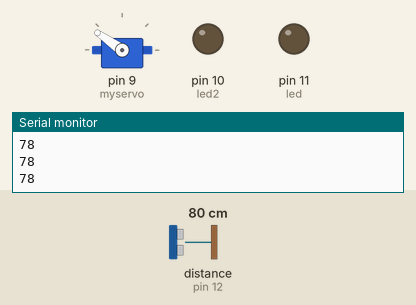
A sketch run on a simulated Arduino Uno, built with avr-gcc and run on an emulated ATmega328P. Shown: servo, output pins drawn as LEDs (lit = HIGH), the last lines printed to the serial monitor. Wiring (inferred from the names in the program): ultrasonic range finder: trigger pin 13; echo pin 12. Inputs (shaded band) come from the test bench; at power-on: distance to the obstacle (sensor on pin 12) 80 cm. The echo pulse lasts 58.3 µs per cm; pins used as bus, display or sensor lines are not drawn.

Above: at 1.2 s.
1.3 s: distance to the obstacle (sensor on pin 12) set to 2 cm
At 2.6 s:
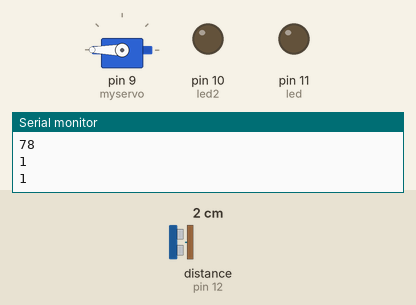
3.1 s: distance to the obstacle (sensor on pin 12) set to 4 cm
At 4.3 s:
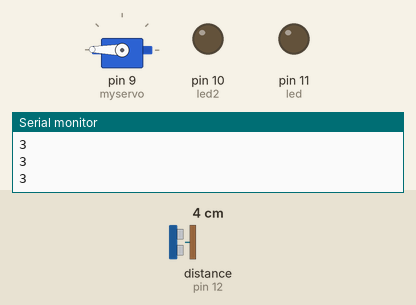
4.6 s: distance to the obstacle (sensor on pin 12) set to 120 cm
At 5.5 s:
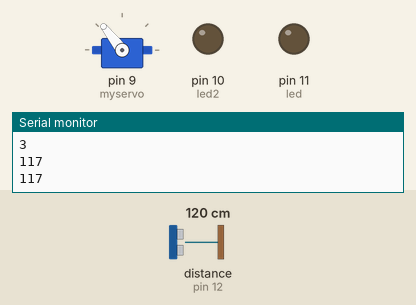
6.2 s: distance to the obstacle (sensor on pin 12) set to 250 cm
At 7.0 s:
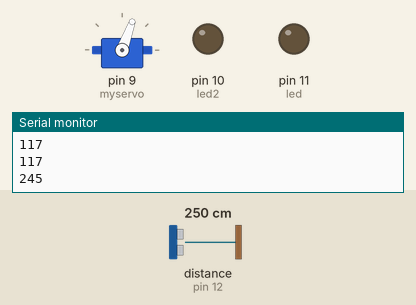
8.0 s: distance to the obstacle (sensor on pin 12) set to 299 cm
At 9.1 s:
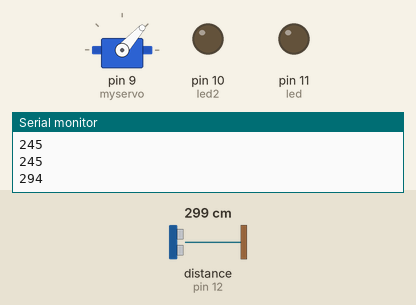
Timing chart, 0 to 11.0 s (numbered marks = the images above; inputs shaded):
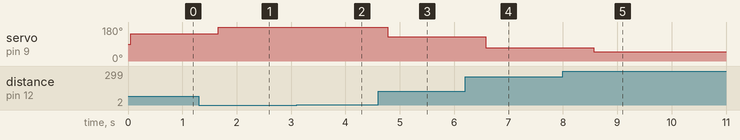

Measured:
- after the input at 1.3 s, servo on pin 9 (myservo): 145° → 180° after 0.36 s
- after the input at 3.1 s, servo on pin 9 (myservo): 180° → 179° after 0.09 s
- after the input at 4.6 s, servo on pin 9 (myservo): 179° → 128° after 0.18 s
- after the input at 6.2 s, servo on pin 9 (myservo): 128° → 70° after 0.38 s
- after the input at 8.0 s, servo on pin 9 (myservo): 70° → 48° after 0.57 s

The sketch:

Capstone.ino
```cpp
#define trigPin 13
#define echoPin 12
#define led 11
#define led2 10
#define ground_servo 8
#define power_servo 7

#include <Servo.h>

Servo myservo;
int pos = 0;
int measure;

void setup() {
  Serial.begin (9600);
  pinMode(trigPin, OUTPUT);
  pinMode(echoPin, INPUT);
  pinMode(led, OUTPUT);
  pinMode(led2, OUTPUT);
  myservo.attach(9);
}

void loop() {
  int  distance = getDistance();
  if (distance <= 400){
  int temp = distance/2.2222;
  measure = 180 - temp;
  myservo.write(measure);
//  Serial.print("distance:");
//  Serial.println(distance);
//  Serial.print("servo:");
//  Serial.println(measure);
  };
  delay(500);
}

int getDistance(){
  long duration;
  long distance = 0;
  int y;
  for (int i=0;i<10;i++){
  digitalWrite(trigPin, LOW);
  delayMicroseconds(2);
  digitalWrite(trigPin, HIGH);
  delayMicroseconds(10);
  digitalWrite(trigPin, LOW);
  duration = pulseIn(echoPin, HIGH);
  distance = (duration/2) / 29.6;
  if (distance > 400){
    i--;
    }
  else{
  y = y + distance;
  }
  }
  int x = y / 10;
  y = 0;
  Serial.println (x);
  return x;
  }
```
